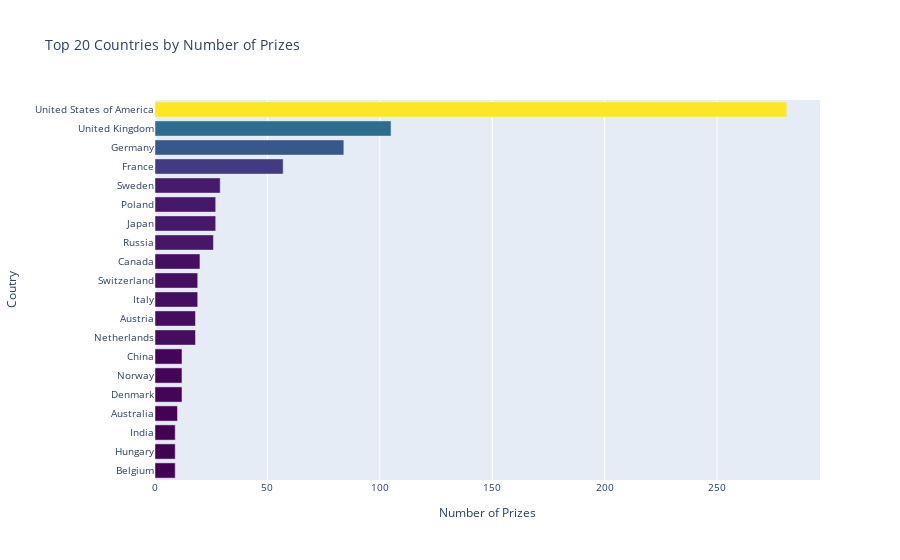

Notebook code for this chart:
### Code cell
h_bar = px.bar(
    x = top20_countries.prize,
    y = top20_countries.birth_country_current,
    orientation='h',
    color=top20_countries.prize,
    color_continuous_scale='Viridis',
    title='Top 20 Countries by Number of Prizes',
)

h_bar.update_layout(
    xaxis_title = "Number of Prizes",
    yaxis_title = "Coutry",
    coloraxis_showscale=False,
    font=dict(size=10)
)

h_bar.show()

### Figure 1 — Plotly figure (JSON) as saved in the notebook; plotly's stock layout.template omitted (floating-point values rounded to 4 significant figures)
{"data": [{"alignmentgroup": "True", "hovertemplate": "x=%{x}<br>y=%{y}<br>color=%{marker.color}<extra></extra>", "legendgroup": "", "marker": {"color": [9, 9, 9, 10, 12, 12, 12, 18, 18, 19, 19, 20, 26, 27, 27, 29, 57, 84, 105, 281], "coloraxis": "coloraxis", "pattern": {"shape": ""}}, "name": "", "offsetgroup": "", "orientation": "h", "showlegend": false, "textposition": "auto", "type": "bar", "x": [9, 9, 9, 10, 12, 12, 12, 18, 18, 19, 19, 20, 26, 27, 27, 29, 57, 84, 105, 281], "xaxis": "x", "y": ["Belgium", "Hungary", "India", "Australia", "Denmark", "Norway", "China", "Netherlands", "Austria", "Italy", "Switzerland", "Canada", "Russia", "Japan", "Poland", "Sweden", "France", "Germany", "United Kingdom", "United States of America"], "yaxis": "y"}], "layout": {"barmode": "relative", "coloraxis": {"colorbar": {"title": {"text": "color"}}, "colorscale": [[0, "#440154"], [0.1111, "#482878"], [0.2222, "#3e4989"], [0.3333, "#31688e"], [0.4444, "#26828e"], [0.5556, "#1f9e89"], [0.6667, "#35b779"], [0.7778, "#6ece58"], [0.8889, "#b5de2b"], [1, "#fde725"]], "showscale": false}, "font": {"size": 10}, "legend": {"tracegroupgap": 0}, "title": {"text": "Top 20 Countries by Number of Prizes"}, "xaxis": {"anchor": "y", "domain": [0, 1], "title": {"text": "Number of Prizes"}}, "yaxis": {"anchor": "x", "domain": [0, 1], "title": {"text": "Coutry"}}}}
